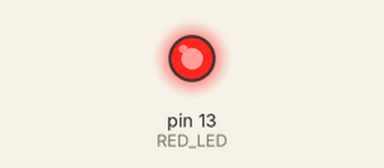
Simulated run of this sketch. Board: Arduino Uno, built with avr-gcc and run on an emulated ATmega328P. On the bench: output pins drawn as LEDs (lit = HIGH).

Above: at 2.0 s.
At 9.8 s:
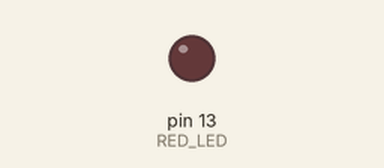
Timing chart, 0 to 14.3 s (numbered marks = the images above):
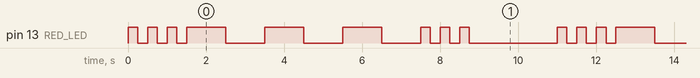

Measured:
- by itself, pin 13 (RED_LED): repeats every 11.0 s: 2 × (LOW 0.25 s, HIGH 0.25 s), LOW 0.25 s, 3 × (HIGH 1.0 s, LOW 1.0 s), 2 × (HIGH 0.25 s, LOW 0.25 s), HIGH 0.25 s, LOW 2.3 s, HIGH 0.25 s
- by itself, everything shown: repeats every 11.0 s, in 18 steps

The sketch:

blink_sos.ino
```cpp
#define RED_LED 13

void setup() {
  pinMode(RED_LED, OUTPUT);
}

void loop() {

  blinkSos(250);
  blinkSos(1000);
  blinkSos(250);

  delay(2000);
}

void blinkSos(int delayInMs) {

  int i = 0;

  for (; i < 3; i++) {

    digitalWrite(RED_LED, HIGH);
    delay(delayInMs);
    digitalWrite(RED_LED, LOW);
    delay(delayInMs);

  }

}
```
